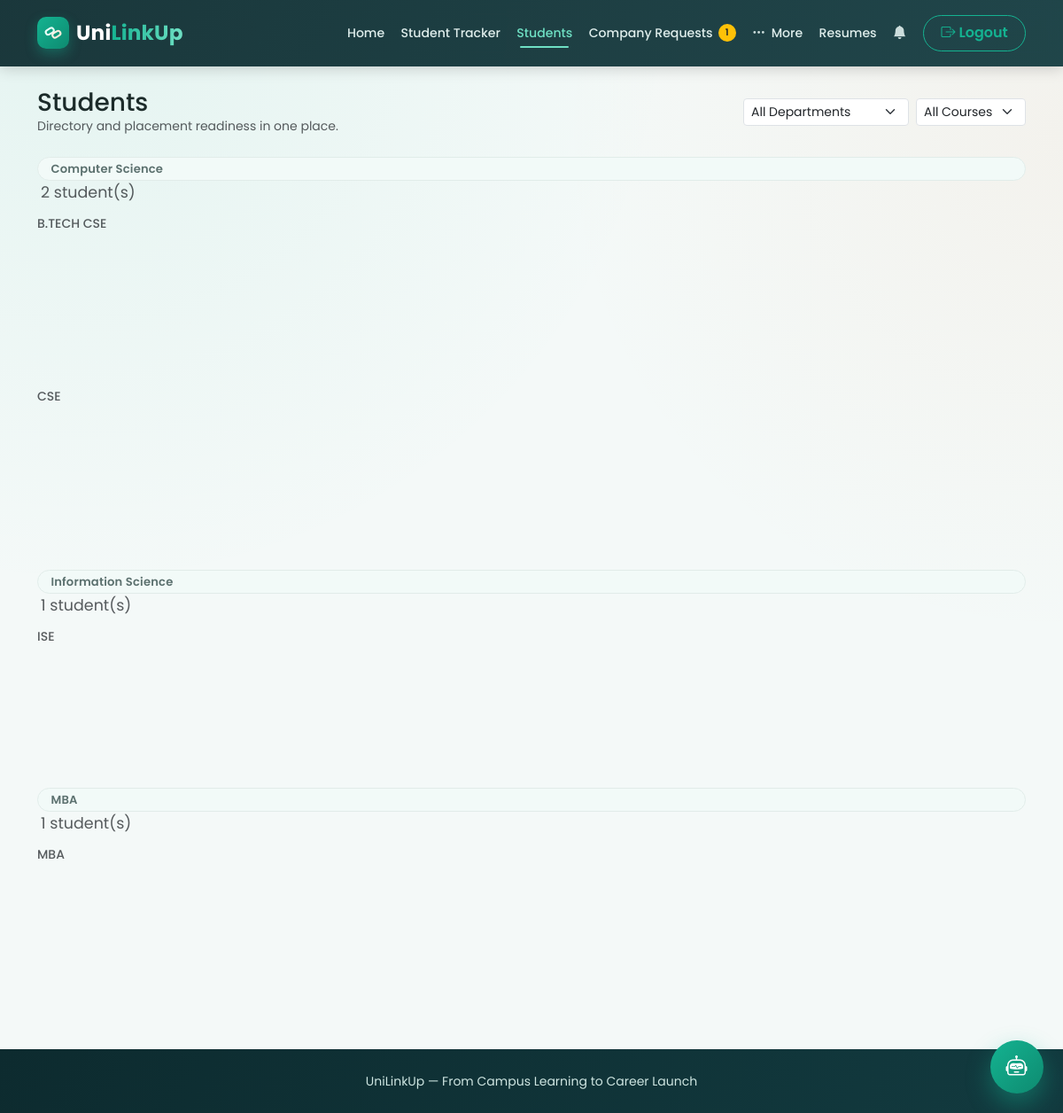
The app's page /college/students (signed in) with its own data.
### tables this page shows
CREATE TABLE students (
    id INTEGER PRIMARY KEY AUTOINCREMENT,
    name TEXT NOT NULL,
    srn TEXT UNIQUE NOT NULL,
    section TEXT,
    course TEXT,
    year TEXT,
    semester TEXT,
    cgpa REAL,
    email TEXT UNIQUE NOT NULL,
    password_hash TEXT NOT NULL,
    college_id INTEGER REFERENCES colleges(id),
    skills TEXT,
    created_at TEXT DEFAULT CURRENT_TIMESTAMP
, department TEXT, profile_picture TEXT, resume_summary TEXT);

### app.py (the view)
@app.route('/college/students')
@employee_login_required
def student_list():
    college_id = session['college_id']
    rows = dbm.query_db(
        "SELECT * FROM students WHERE college_id = ? ORDER BY department, course, name", (college_id,))
    students = _categorize_students(rows)
    for s in students:
        best = best_main_score(s['id'])
        cert_count = len(dbm.query_db("SELECT id FROM certificates WHERE student_id = ?", (s['id'],)))
        s['progress'] = overall_progress(s)
        s['best_score'] = f"{best['score']}/{best['total']}" if best else "Not attempted"
        s['certificates'] = cert_count
    departments = sorted({s['department'] for s in students})
    courses = sorted({s['course'] for s in students})
    return render_template('student_list.html', students=students,
                            departments=departments, courses=courses)

### app.py (called while the page is built)
def employee_login_required(f):
    @wraps(f)
    def wrapper(*args, **kwargs):
        if session.get('role') != 'employee':
            flash('Please log in with your college placement-cell account.', 'warning')
            return redirect(url_for('college_login'))
        return f(*args, **kwargs)
    return wrapper

def profile_completion(student):
    fields = [student['name'], student['srn'], student['section'], student['course'],
              student['year'], student['semester'], student['cgpa'], student['email']]
    filled = sum(1 for f in fields if f not in (None, ""))
    return round((filled / len(fields)) * 100)

def best_main_score(student_id):
    rows = dbm.query_db(
        "SELECT * FROM assessment_results WHERE student_id = ? AND mode = 'main' ORDER BY score DESC LIMIT 1",
        (student_id,), one=True)
    return rows

def overall_progress(student):
    profile_score = profile_completion(student) * 0.4
    main_attempt = best_main_score(student['id'])
    assessment_score = 30 if main_attempt else 0
    cert_count = len(dbm.query_db("SELECT id FROM certificates WHERE student_id = ?", (student['id'],)))
    cert_score = (min(cert_count, 3) / 3) * 30
    return round(profile_score + assessment_score + cert_score)

@app.context_processor
def inject_globals():
    pending_requests = 0
    if session.get('role') == 'employee' and session.get('college_id'):
        row = dbm.query_db("SELECT COUNT(*) AS c FROM visit_requests WHERE college_id = ? AND status = 'pending'",
                           (session['college_id'],), one=True)
        pending_requests = row['c'] if row else 0
    return dict(current_student=current_student, current_employee=current_employee,
                current_faculty=current_faculty, current_company=current_company,
                current_interviewer=current_interviewer,
                pending_company_requests=pending_requests, ASSET_VERSION=ASSET_VERSION)

def _categorize_students(rows):
    students = []
    for r in rows:
        d = dict(r)
        d['department'] = d.get('department') or 'Unspecified'
        d['course'] = d.get('course') or 'Unspecified'
        students.append(d)
    return students

### db.py (called while the page is built)
def get_db():
    if 'db' not in g:
        g.db = sqlite3.connect(DATABASE)
        g.db.row_factory = sqlite3.Row      # lets us access columns by name, e.g. row['name']
        g.db.execute("PRAGMA foreign_keys = ON")
    return g.db

### templates/student_list.html (shortened to what this page needs)
{% extends 'base.html' %}
{% block content %}
<div class="d-flex justify-content-between align-items-center flex-wrap gap-2 mt-3 mb-4">
  <div>
    <h3 class="mb-0">Students</h3>
    <p class="text-muted small mb-0">Directory and placement readiness in one place.</p>
  </div>
  {% if students %}
    <div class="d-flex gap-2 flex-wrap">
      <select id="sbFilterDept" class="form-select form-select-sm" style="width: auto;">
        <option value="">All Departments</option>
      </select>
      <select id="sbFilterCourse" class="form-select form-select-sm" style="width: auto;">
        <option value="">All Courses</option>
      </select>
    </div>
  {% endif %}
</div>
{% if not students %}
  <div class="alert alert-info">No students have registered under your college yet.</div>
{% else %}
  {% for dept, dept_group in students|groupby('department') %}
    <div class="sb-student-dept-group mb-4" data-department="{{ dept }}">
      <h5 class="mb-3">
        <span class="badge sb-eligibility-overview">{{ dept }}</span>
        <span class="text-muted small fw-normal ms-1">{{ dept_group|list|length }} student(s)</span>
      </h5>
      {% for course, course_group in dept_group|groupby('course') %}
        <div class="sb-student-course-group mb-3" data-course="{{ course }}">
          <h6 class="text-muted small text-uppercase mb-2">{{ course }}</h6>
          <div class="table-responsive">
          </div>
        </div>
      {% endfor %}
    </div>
  {% endfor %}
{% endif %}
{% endblock %}

### static/css/style.css (style rules this page uses)
:root { --sb-dark: #0d2b2f; --sb-dark-2: #123a3f; --sb-teal: #14b391; --sb-teal-dark: #0e8a70; --sb-teal-light: #6fe0c4; --sb-orange: #e8823c; --sb-orange-dark: #cf6a26; --sb-bg: #f4f9f8; --sb-red: #e15b5b; --sb-amber: #e8a83c; --sb-green: #14b391; --sb-ink: #1c2b2a; --sb-muted: #5c716f; --sb-border: #e1ece9; --sb-shadow-sm: 0 2px 10px rgba(13, 43, 47, 0.06); --sb-shadow-md: 0 10px 30px rgba(13, 43, 47, 0.10); --sb-shadow-lg: 0 18px 50px rgba(13, 43, 47, 0.16); --sb-radius: 18px; --sb-radius-sm: 12px; }
* { box-sizing: border-box; }
body { font-family: 'Poppins', sans-serif; background: var(--sb-bg); background-image: radial-gradient(circle at 8% 0%, rgba(20, 179, 145, 0.07), transparent 40%), radial-gradient(circle at 100% 12%, rgba(232, 130, 60, 0.06), transparent 35%); background-attachment: fixed; color: var(--sb-ink); }
.badge { font-weight: 600; letter-spacing: .2px; padding: .45em .75em; }
.sb-eligibility-overview { display: flex; gap: .6rem; align-items: center; background: #f2faf8; border: 1px solid var(--sb-border); border-radius: 30px; padding: .35rem .9rem; font-size: .82rem; color: var(--sb-muted); white-space: nowrap; }

### records on screen
students: department "Computer Science", dept_group "2", course "B.TECH CSE"
students: course "CSE"
students: department "Information Science", dept_group "1", course "ISE"
students: department "MBA", dept_group "1", course "MBA"

### other values on screen
{{ pending_company_requests }} "1"
